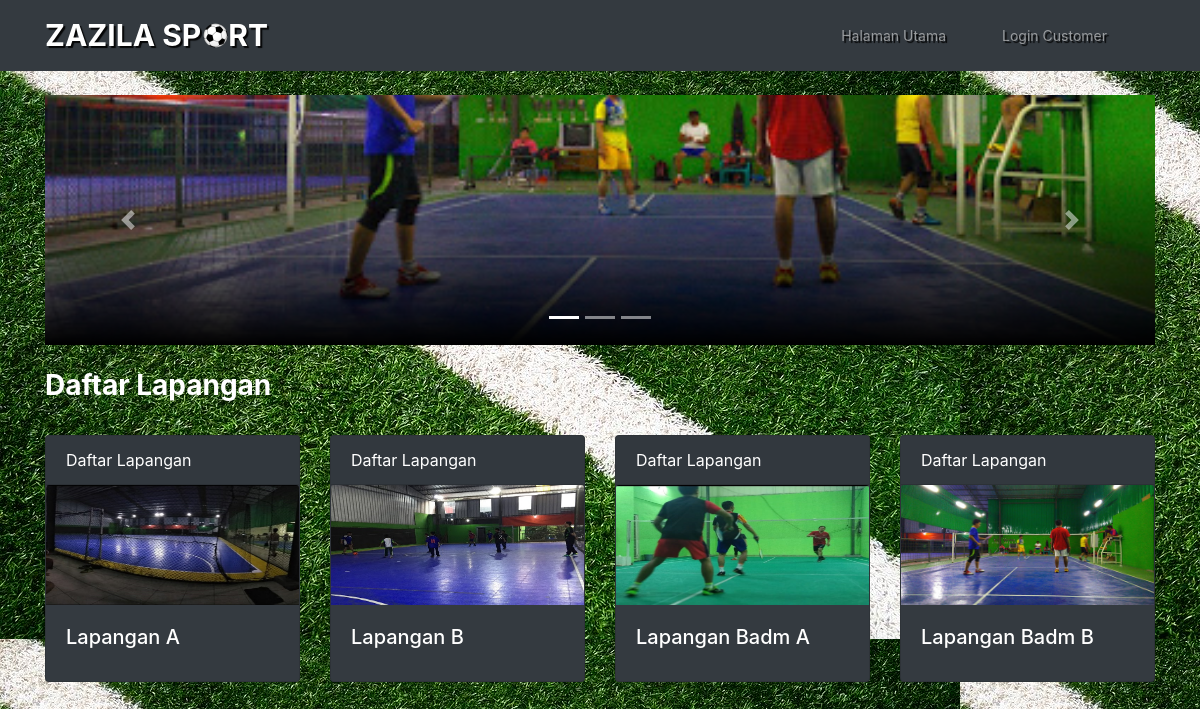
The page / on the database its author committed.
### tables this page shows
CREATE TABLE `lapangan` (
  `id_lapangan` int(11) NOT NULL,
  `nama_lapangan` varchar(30) NOT NULL,
  `harga_sewa` int(15) NOT NULL,
  `gambar` varchar(255) NOT NULL
);

### halutama.php (the view, shortened to what this page needs)
<section>
<div class="container mt-4">
<div id="carouselExampleIndicators" class="carousel slide" data-ride="carousel">
  <ol class="carousel-indicators">
  <?php
  $qry = $koneksi->query("SELECT COUNT(*) FROM lapangan");
  $data = $qry->fetch_array();
  $count = $data[0];
  for($i=1; $i < $count; $i++){
      echo '<li data-target="#carouselExampleIndicators" data-slide-to="'.$i.'" ';if($i==1){ echo 'class="active"'; } echo '></li>';
  }
  ?>
  </ol>
  <div class="carousel-inner">
  <?php
    $sql = $koneksi->query("SELECT * FROM lapangan ORDER BY id_lapangan DESC LIMIT 3");
    while($data = $sql->fetch_object()){
    echo '
      <div class="carousel-item '; if($data->id_lapangan == 4){ echo 'active'; } echo '">
          <img class="cgbr" src="assets/img/'.$data->gambar.'"/>
      </div>
    ';
    }
  ?>
  </div>
  <a class="carousel-control-prev" href="#carouselExampleIndicators" role="button" data-slide="prev">
    <span class="carousel-control-prev-icon" aria-hidden="true"></span>
  </a>
  <a class="carousel-control-next" href="#carouselExampleIndicators" role="button" data-slide="next">
    <span class="carousel-control-next-icon" aria-hidden="true"></span>
  </a>
</div>
</div>
</section>
<section>
<div class="container mt-4">
    <h3 style="color: white;"><strong>Daftar Lapangan</strong></h3>
</div>
<?php
$qry = $koneksi->query("SELECT * FROM lapangan ORDER BY id_lapangan");
?>
<div class="container">
    <div class="row">
<?php
  while($data = $qry->fetch_object()){
?>
        <div class="col-md-3">
          <div class="card text-white bg-dark mb-4 mt-4 card-lapangan" style="max-width: 18rem;">
            <div class="card-header">Daftar Lapangan</div>
            <img class="card-img-top" src="assets/img/<?= $data->gambar; ?>" alt="Card image cap" height="120px">
            <div class="card-body">
              <a href="?page=pesanlapangan&id=<?= $data->id_lapangan; ?>" class="card-link">
              <h5 class="card-title namalapangan">
              <?= $data->nama_lapangan; ?>
              </h5>
              </a>
            </div>
          </div>
        </div>
  <?php } ?>
    </div>
</div>
</section>

### style.css (style rules this page uses)
.namalapangan { color: white; }
.carousel::after { content: ''; display: block; width: 100%; height: 80%; background-image: linear-gradient(to top, rgba(0, 0, 0, 1), rgba(0, 0, 0, 0)); position: absolute; bottom: 0; }
.carousel-inner { height: 250px; }
.cgbr { margin-top: -300px; width: 1200px; }
body { background-image: url(assets/bg/mybg.jpg); }

### rows shown on the page
lapangan: gambar (picture), nama_lapangan "Lapangan Badm B"
lapangan: gambar (picture), nama_lapangan "Lapangan A"
lapangan: gambar (picture), nama_lapangan "Lapangan B"
lapangan: gambar (picture), nama_lapangan "Lapangan Badm A"
